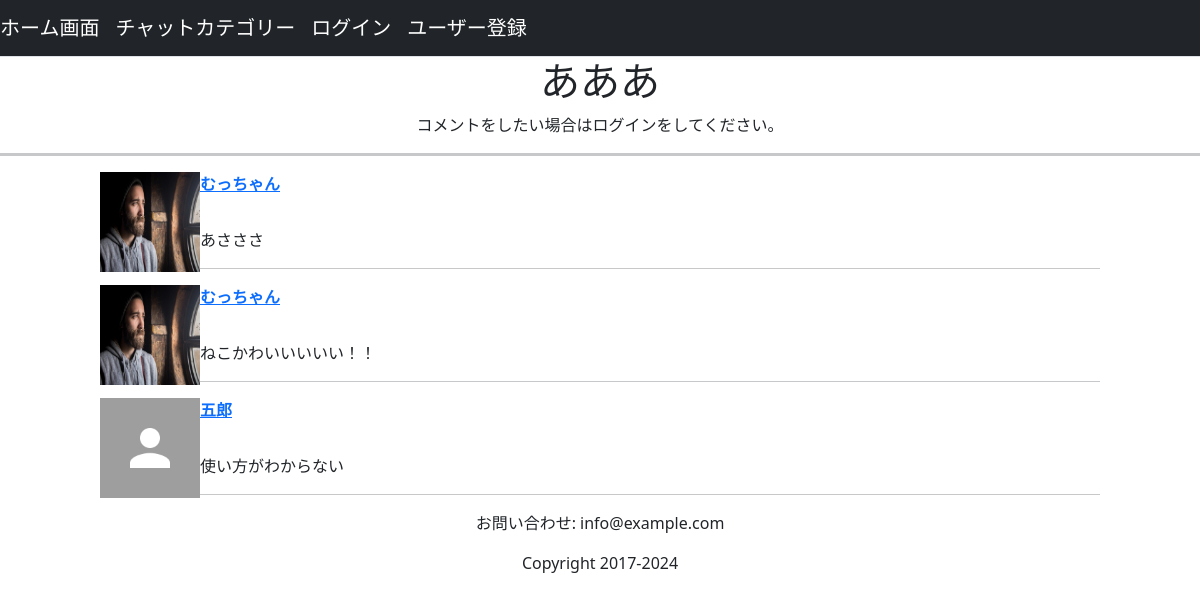
The page /chat_category/post_comments/1 on the database its author committed.
### chat_category/models.py (models this page shows, shortened)
class Themes(models.Model):
    PET_GENRE_CHOICES = (
        (1, '犬'),
        (2, '猫'),
        (3, '鳥'),
        (4, 'ウサギ'),
        (5, '爬虫類'),
    )
    title = models.CharField(max_length=255)
    pet_genre = models.IntegerField(choices=PET_GENRE_CHOICES, default=1)
    user = models.ForeignKey(
        'accounts.Users', on_delete=models.CASCADE
    )
    objects = ThemesManager()
    class Meta:
        db_table = 'themes'

class Comments(models.Model):
    comment = models.CharField(max_length=1000)
    user = models.ForeignKey(
        'accounts.Users', on_delete=models.CASCADE
    )
    theme = models.ForeignKey(
        'Themes', on_delete=models.CASCADE
    )
    image = models.ImageField(upload_to='comments_images/', blank=True, null=True)
    objects = CommentsManager()
    class Meta:
        db_table = 'comments'

### accounts/models.py (models this page shows)
class Users(AbstractBaseUser, PermissionsMixin):
    username = models.CharField(max_length=255)
    age = models.PositiveIntegerField()
    bio = models.TextField(max_length=500, blank=True)
    birth_date = models.DateField(null=True, blank=True)
    email = models.EmailField(max_length=255, unique=True)
    is_active = models.BooleanField(default=False)
    is_staff = models.BooleanField(default=False)
    picture = models.ImageField(upload_to='picture/', blank=True, null=True)
    favorite_animals = models.CharField(max_length=255, blank=True)  # 好きな動物のためのフィールド
    pet = models.ManyToManyField(Pet, blank=True, related_name='users') #飼っているペットのためのフィールド
    objects = UserManager()
    USERNAME_FIELD = 'email'
    REQUIRED_FIELDS = ['username']
    class Meta:
        db_table = 'users'

### chat_category/views.py (the view)
# urls.py: path('post_comments/<int:theme_id>', views.post_comments, name='post_comments'),
def post_comments(request, theme_id):
    theme = get_object_or_404(Themes, id=theme_id)  # 追加
    saved_comment = cache.get(f'saved_comment-theme_id={theme_id}-user_id={request.user.id}', '')
    if request.method == 'POST':  # POSTメソッドであるかを確認
        post_comments_form = forms.PostCommentsForm(request.POST, request.FILES, initial={'comment': saved_comment})  # request.FILESを追加
        if post_comments_form.is_valid():
            if not request.user.is_authenticated:
                raise Http404
            post_comments_form.instance.theme = theme
            post_comments_form.instance.user = request.user
            post_comments_form.save()
            cache.delete(f'saved_comment-theme_id={theme_id}-user_id={request.user.id}')
            return redirect('chat_category:post_comments', theme_id=theme_id)
    else:
        post_comments_form = forms.PostCommentsForm(initial={'comment': saved_comment})
    comments = Comments.objects.fetch_by_theme_id(theme_id)
    return render(
        request, 'chat_category/post_comments.html', context={
            'post_comments_form': post_comments_form,
            'theme': theme,
            'comments': comments,
        }
    )

### chat_category/models.py (called while the page is built)
    def fetch_by_theme_id(self, theme_id):
        return self.filter(theme_id=theme_id).order_by('id').all()

### templates/chat_category/post_comments.html (shortened to what this page needs)
{% extends "base.html" %}
{% block content %}
<center>
    <h1>{{ theme.title }}</h1>
    {% if user.is_authenticated %}
    <form method="POST" enctype="multipart/form-data">
        <table>
        {% csrf_token %}
        {{ post_comments_form.as_table }}
        </table>
        <input type="button" value="一時保存" id="save_comment">
        <input type="submit" value="コメント送信">
    </form>
    {% else %}
    <p>コメントをしたい場合はログインをしてください。</p>
    {% endif %}
    <hr size="5">
</center>
    {% for comment in comments %}
    <div class="col-1 offset-1">
        {% if comment.user.picture %}
            <img style="float:left;" width="100px" height="100px" src="{{ comment.user.picture.url }}">
        {% endif %}
    </div>
    <div class="col-8 offset-2">
        <div style="display: flex; justify-content: space-between; align-items: center;">
            <strong><a href="{% url 'accounts:user_profile' user_id=comment.user.id %}"><p>{{ comment.user.username }}</p></a></strong>
        </div>
        <p>{{ comment.comment | linebreaks }}</p>
    </div>
    <div class="col-10 offset-1">
    <hr>
    </div>
    {% endfor %}
{% endblock %}

### rows shown on the page
Themes: title "あああ"
Comments: user.picture (picture), user.username "むっちゃん", comment "あさささ"
Comments: user.picture (picture), user.username "むっちゃん", comment "ねこかわいいいいい！！"
Comments: user.picture (placeholder picture), user.username "五郎", comment "使い方がわからない"
